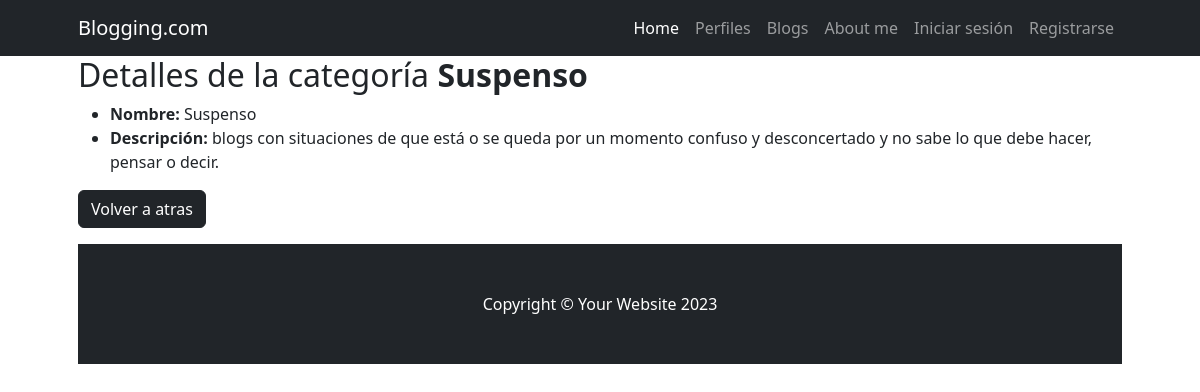
/blog/blogcategoria/detail/1, run on an earlier commit of the app's database.
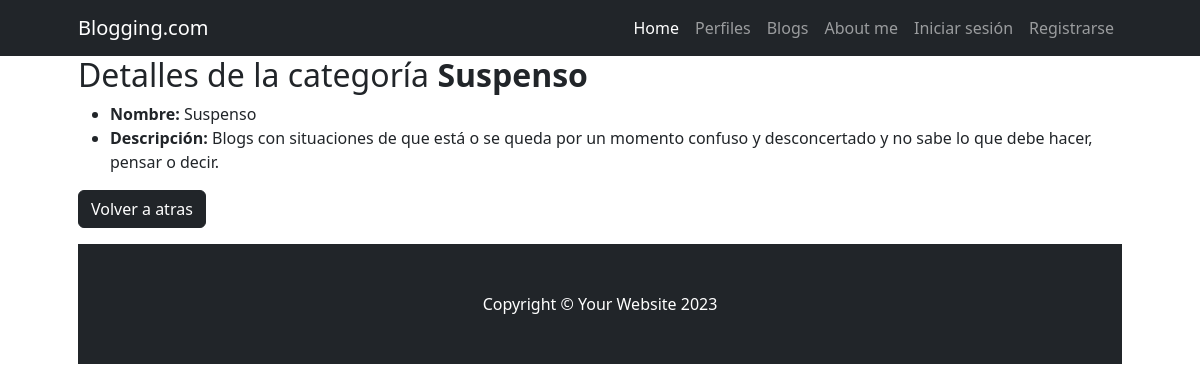
And on a later commit of the database.
### Blog/models.py (models this page shows, shortened)
class BlogCategoria(models.Model):
    nombre = models.CharField(max_length=50)
    descripcion = models.CharField(max_length=1000, null=True, blank=True, verbose_name="descripción")
    class Meta:
        verbose_name = "categoria de blogs"
        verbose_name_plural = "categorias de blogs"

### Blog/views.py (the view)
# urls.py: path("blogcategoria/detail/<int:pk>", views.BlogCategoriaDetail.as_view(), name="blogcategoria_detail"),
class BlogCategoriaDetail(DetailView):
    model = models.BlogCategoria

### Blog/templates/blog/blogcategoria_detail.html
{% extends 'Blog/base.html' %}
{% block title %}
    <h2>Detalles de la categoría <strong>{{ object.nombre}}</strong> </h2>
{% endblock title %}
{% block blog %}
        <ul>
            <li><strong>Nombre:</strong> {{ object.nombre}}</li>
            <li><strong>Descripción:</strong> {{ object.descripcion}} </li>
        </ul>
    <a href="{% url 'blog:blogcategoria_list' %}" class="btn btn-dark">Volver a atras</a>
{% endblock blog %}

What changed in the data, as far as the page shows it:
changed BlogCategoria "Suspenso": descripcion "blogs con situaciones de que está o se queda por un momento confuso y desconcertado y no sabe lo que debe hacer, pensar o decir." → "Blogs con situaciones de que está o se queda por un momento confuso y desconcertado y no sabe lo que debe hacer, pensar o decir."
